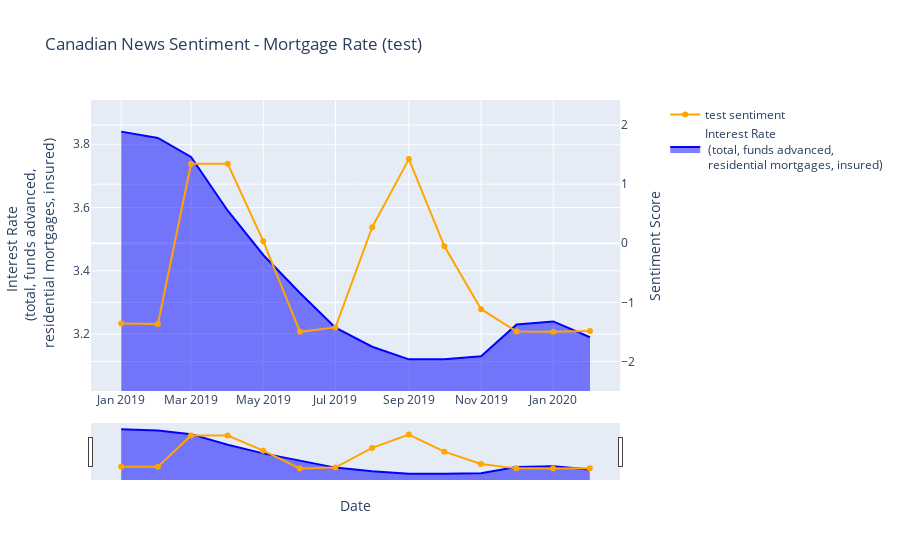

The notebook cell saved with this chart:
### Code cell
#test function  
test_indicator_name = "Interest Rate  <br> (total, funds advanced, <br> residential mortgages, insured)"
test_title = "Canadian News Sentiment - Mortgage Rate (test)"

###  show all mixed-source

test_fig = plot_combined_graph(test_mrg_df, mixedsource_senti_df, test_indicator_name, test_title)
test_fig.show()

### Figure 1 — Plotly figure (JSON) as saved in the notebook; plotly's stock layout.template omitted (floating-point values rounded to 4 significant figures; data arrays with more than 128 entries replaced by an {"elided": "..."} marker saying what was removed)
{"data": [{"fill": "tonexty", "line": {"color": "blue"}, "mode": "lines", "name": "Interest Rate  <br> (total, funds advanced, <br> residential mortgages, insured)", "type": "scatter", "x": ["2019-01-01", "2019-02-01", "2019-03-01", "2019-04-01", "2019-05-01", "2019-06-01", "2019-07-01", "2019-08-01", "2019-09-01", "2019-10-01", "2019-11-01", "2019-12-01", "2020-01-01", "2020-02-01"], "xaxis": "x", "y": [3.84, 3.82, 3.76, 3.59, 3.45, 3.33, 3.22, 3.16, 3.12, 3.12, 3.13, 3.23, 3.24, 3.19], "yaxis": "y"}, {"line": {"color": "orange"}, "name": "test sentiment", "type": "scatter", "x": ["2019-01-01", "2019-02-01", "2019-03-01", "2019-04-01", "2019-05-01", "2019-06-01", "2019-07-01", "2019-08-01", "2019-09-01", "2019-10-01", "2019-11-01", "2019-12-01", "2020-01-01", "2020-02-01"], "xaxis": "x", "y": {"elided": "141 float values"}, "yaxis": "y2"}], "layout": {"title": {"text": "Canadian News Sentiment - Mortgage Rate (test)"}, "xaxis": {"anchor": "y", "domain": [0, 0.94], "rangeslider": {"visible": true}, "title": {"text": "Date"}}, "yaxis": {"anchor": "x", "autorange": false, "domain": [0, 1], "range": [3.02, 3.94], "title": {"text": "Interest Rate  <br> (total, funds advanced, <br> residential mortgages, insured)"}}, "yaxis2": {"anchor": "x", "overlaying": "y", "range": [-2.499, 2.424], "side": "right", "title": {"text": "Sentiment Score"}}}}
